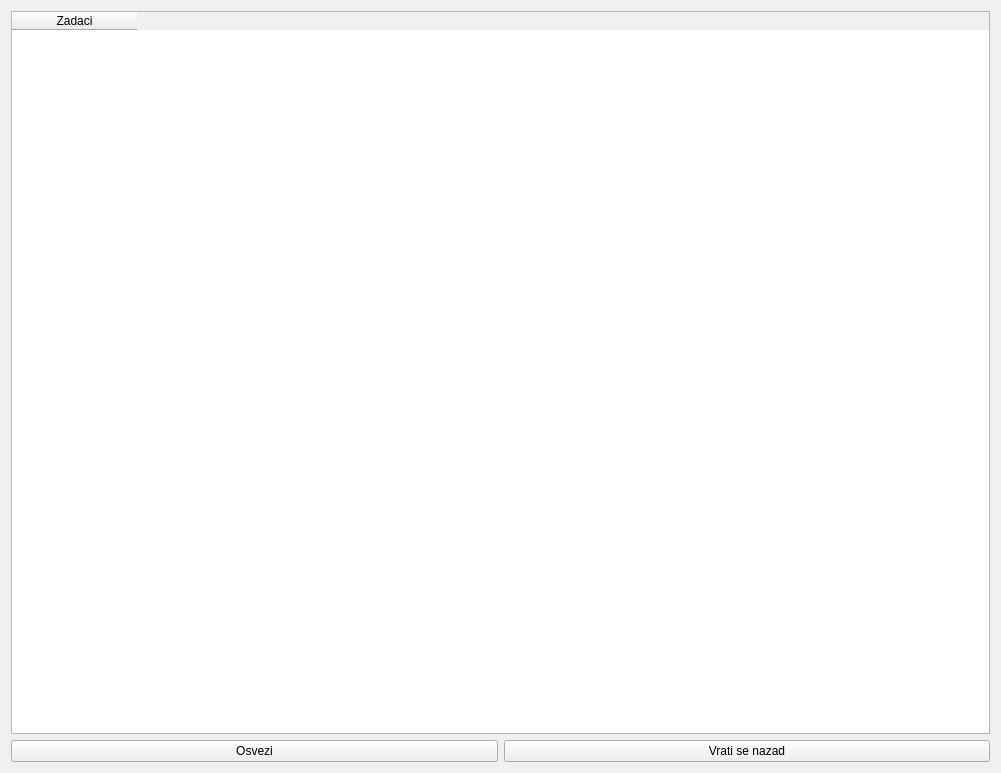
<?xml version="1.0" encoding="UTF-8"?>
<ui version="4.0">
 <class>WorkerView</class>
 <widget class="QWidget" name="WorkerView">
  <property name="geometry">
   <rect>
    <x>0</x>
    <y>0</y>
    <width>1001</width>
    <height>773</height>
   </rect>
  </property>
  <property name="windowTitle">
   <string>Form</string>
  </property>
  <layout class="QVBoxLayout" name="verticalLayout_2">
   <item>
    <widget class="QTableWidget" name="tableWidget">
     <attribute name="horizontalHeaderDefaultSectionSize">
      <number>125</number>
     </attribute>
     <attribute name="verticalHeaderVisible">
      <bool>false</bool>
     </attribute>
     <column>
      <property name="text">
       <string>Zadaci</string>
      </property>
      <property name="textAlignment">
       <set>AlignCenter</set>
      </property>
     </column>
    </widget>
   </item>
   <item>
    <widget class="QWidget" name="widget" native="true">
     <layout class="QHBoxLayout" name="horizontalLayout">
      <property name="leftMargin">
       <number>0</number>
      </property>
      <property name="topMargin">
       <number>0</number>
      </property>
      <property name="rightMargin">
       <number>0</number>
      </property>
      <property name="bottomMargin">
       <number>0</number>
      </property>
      <item>
       <widget class="QPushButton" name="refresh">
        <property name="text">
         <string>Osvezi</string>
        </property>
       </widget>
      </item>
      <item>
       <widget class="QPushButton" name="back">
        <property name="text">
         <string>Vrati se nazad</string>
        </property>
       </widget>
      </item>
     </layout>
    </widget>
   </item>
  </layout>
 </widget>
 <resources/>
 <connections/>
</ui>
